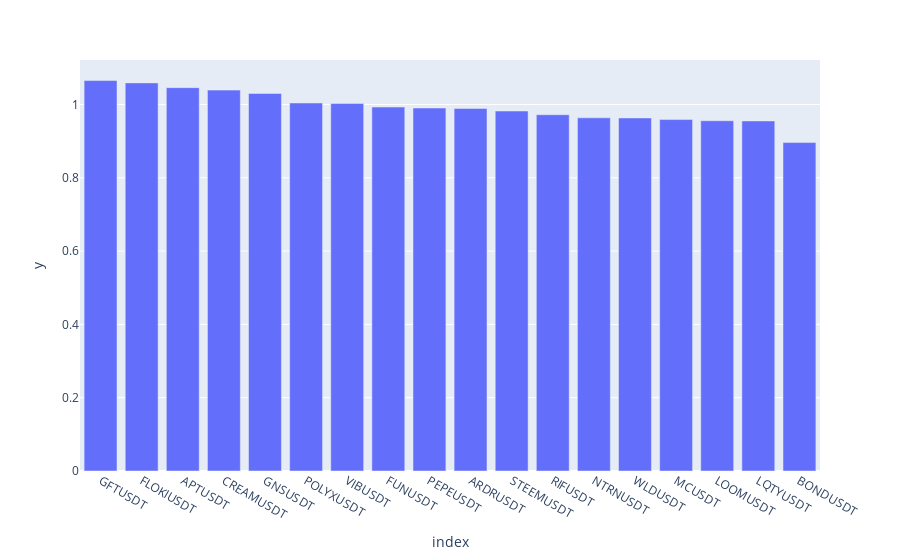

Notebook code for this chart:
### Code cell
median = rel_eu.median().sort_values(ascending=False)

fig = px.bar(median, x = median.index, y = median)
fig.show()

### Figure 1 — Plotly figure (JSON) as saved in the notebook; plotly's stock layout.template omitted (floating-point values rounded to 4 significant figures)
{"data": [{"alignmentgroup": "True", "hovertemplate": "index=%{x}<br>y=%{y}<extra></extra>", "legendgroup": "", "marker": {"color": "#636efa", "pattern": {"shape": ""}}, "name": "", "offsetgroup": "", "orientation": "v", "showlegend": false, "textposition": "auto", "type": "bar", "x": ["GFTUSDT", "FLOKIUSDT", "APTUSDT", "CREAMUSDT", "GNSUSDT", "POLYXUSDT", "VIBUSDT", "FUNUSDT", "PEPEUSDT", "ARDRUSDT", "STEEMUSDT", "RIFUSDT", "NTRNUSDT", "WLDUSDT", "MCUSDT", "LOOMUSDT", "LQTYUSDT", "BONDUSDT"], "xaxis": "x", "y": [1.065, 1.059, 1.046, 1.039, 1.03, 1.004, 1.003, 0.993, 0.9904, 0.9889, 0.9822, 0.972, 0.9636, 0.9633, 0.9589, 0.9556, 0.9551, 0.8961], "yaxis": "y"}], "layout": {"autosize": true, "barmode": "relative", "legend": {"tracegroupgap": 0}, "margin": {"t": 60}, "xaxis": {"anchor": "y", "autorange": true, "domain": [0, 1], "range": [-0.5, 17.5], "title": {"text": "index"}, "type": "category"}, "yaxis": {"anchor": "x", "autorange": true, "domain": [0, 1], "range": [0, 1.121], "title": {"text": "y"}, "type": "linear"}}}
